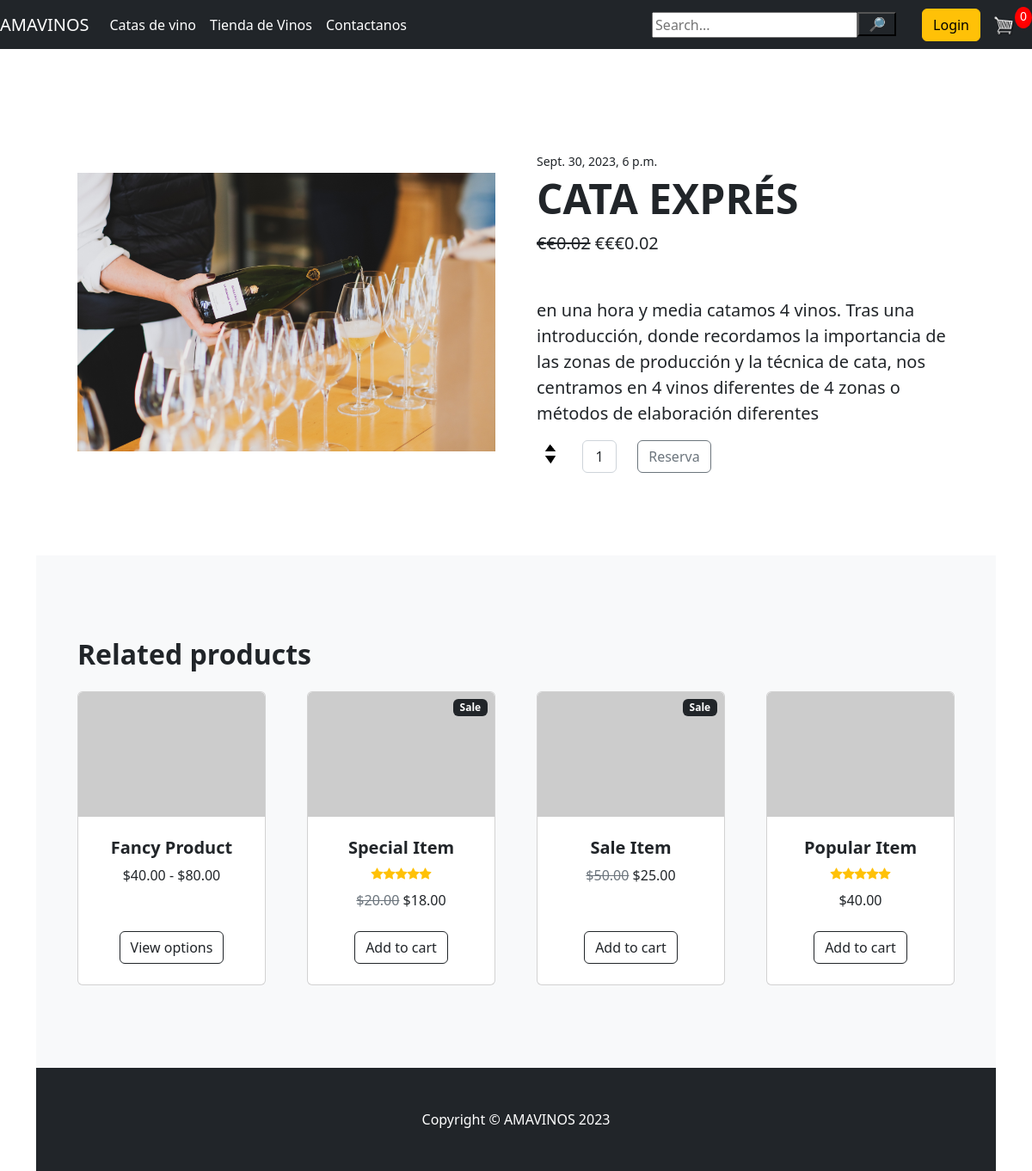
The page /cata-de-vinos/cata-expres/ on the database its author committed.
### store/models.py (models this page shows, shortened)
class Product(models.Model):
	id = models.BigAutoField(primary_key=True)
	name = models.CharField(max_length=200)
	slug=models.SlugField(blank=True)
	price = models.IntegerField()
	digital = models.BooleanField(default=False,null=True, blank=True)
	image = models.ImageField(null=True, blank=True)
	category=models.ForeignKey(Category, on_delete=models.SET_NULL, null=True, blank=True)
	description=models.CharField(max_length=1000,null=True, blank=True)
	@property
	def imageURL(self):
		try:
			url = self.image.url
		except:
			url = ''
		return url
	def display_price(self):
		return "€{:.2f}".format(self.price/100.0)

class Cata(Product):
	date=models.DateTimeField(null=True, blank=True)
	duration=models.CharField(max_length=50, default='2 horas')
	location=models.CharField(max_length=50, default='Calle Antillano Campos, 5')

### store/views.py (the view)
# urls.py: path('cata-de-vinos/<slug:slug>/', views.event_detail, name='event_detail'),   #devo capire come mettere l'evento giusto
def event_detail(request, slug):
	data=cartData(request)
	cartItems = data['cartItems']
	order = data['order']
	items = data['items']
	product = get_object_or_404(Cata, slug=slug)
	context = {'product': product, 'cartItems': cartItems}
	return render(request, 'store/event_detail.html', context)

### store/utils.py (called while the page is built, shortened)
def cookieCart(request):
	try:
		cart = json.loads(request.COOKIES['cart'])
	except:
		cart = {}
		print('CART:', cart)
	items = []
	order = {'get_cart_total':0, 'get_cart_items':0, 'shipping':False}
	cartItems = order['get_cart_items']
	return {'cartItems':cartItems ,'order':order, 'items':items}

def cartData(request):
	if request.user.is_authenticated:
		customer = request.user.customer
		order, created = Order.objects.get_or_create(customer=customer, complete=False)
		items = order.orderitem_set.all()
		cartItems = order.get_cart_items
	else:
		cookieData = cookieCart(request)
		cartItems = cookieData['cartItems']
		order = cookieData['order']
		items = cookieData['items']
	return {'cartItems':cartItems ,'order':order, 'items':items}

### store/templates/store/event_detail.html (shortened to what this page needs)
{% extends 'store/main.html' %}
{% load static %}
{% block content %}
<!DOCTYPE html>
<html lang="en">
    <head>
        <link href="https://cdn.jsdelivr.net/npm/bootstrap-icons@1.5.0/font/bootstrap-icons.css" rel="stylesheet" />
        <link href="css/styles.css" rel="stylesheet" />
    </head>
    <body>
        <section class="py-5">
            <div class="container px-4 px-lg-5 my-5">
                <div class="row gx-4 gx-lg-5 align-items-center">
                    <div class="col-md-6"><img class="card-img-top mb-5 mb-md-0" src={{product.imageURL}} alt="{{product.name}}" /></div>
                    <div class="col-md-6">
                        <div class="small mb-1">{{product.date}}</div>
                        <h1 class="display-5 fw-bolder">{{product.name}}</h1>
                        <div class="fs-5 mb-5">
                            <span class="text-decoration-line-through">€{{product.display_price}}</span>
                            <span>€€{{product.display_price}}</span>
                        </div>
                        <p class="lead">{{product.description}}</p>
                        <div class="d-flex">
                            <p class="quantity">{{item.quantity}}</p>
                            <div class="quantity">
                                <div class="row">
                                    <div class="col-2">
                                        <img data-product="{{item.product.id}}" data-action="add" class="chg-quantity update-cart" src="{% static  'images/arrow-up.png' %}">
                                        <img data-product="{{item.product.id}}" data-action="remove" class="chg-quantity update-cart" src="{% static  'images/arrow-down.png' %}">
                                    </div>
                                    <div class="col-3">
                                        <input class="form-control text-center me-3" id="inputQuantity" type="num" value="1" style="max-width: 3rem; vertical-align: middle;" />
                                    </div>
                                    <div class="col-3">
                                        <button data-product="{{product.id}}" data-action="add" class="btn btn-outline-secondary add-btn update-cart">Reserva</button>
                                    </div>
                                    <div class="col-2">
                                    </div>
                                </div>
                            </div>
                        </div>
                    </div>
                </div>
            </div>
        </section>
        <section class="py-5 bg-light">
            <div class="container px-4 px-lg-5 mt-5">
                <h2 class="fw-bolder mb-4">Related products</h2>
                <div class="row gx-4 gx-lg-5 row-cols-2 row-cols-md-3 row-cols-xl-4 justify-content-center">
                    <div class="col mb-5">
                        <div class="card h-100">
                            <img class="card-img-top" src="https://dummyimage.com/450x300/dee2e6/6c757d.jpg" alt="..." />
                            <div class="card-body p-4">
                                <div class="text-center">
                                    <h5 class="fw-bolder">Fancy Product</h5>
                                    $40.00 - $80.00
                                </div>
                            </div>
                            <div class="card-footer p-4 pt-0 border-top-0 bg-transparent">
                                <div class="text-center"><a class="btn btn-outline-dark mt-auto" href="#">View options</a></div>
                            </div>
                        </div>
                    </div>
                    <div class="col mb-5">
                        <div class="card h-100">
                            <div class="badge bg-dark text-white position-absolute" style="top: 0.5rem; right: 0.5rem">Sale</div>
                            <img class="card-img-top" src="https://dummyimage.com/450x300/dee2e6/6c757d.jpg" alt="..." />
                            <div class="card-body p-4">
                                <div class="text-center">
                                    <h5 class="fw-bolder">Special Item</h5>
                                    <div class="d-flex justify-content-center small text-warning mb-2">
                                        <div class="bi-star-fill"></div>
                                        <div class="bi-star-fill"></div>
                                        <div class="bi-star-fill"></div>
                                        <div class="bi-star-fill"></div>
                                        <div class="bi-star-fill"></div>
                                    </div>
                                    <span class="text-muted text-decoration-line-through">$20.00</span>
                                    $18.00
                                </div>
                            </div>
                            <div class="card-footer p-4 pt-0 border-top-0 bg-transparent">
                                <div class="text-center"><a class="btn btn-outline-dark mt-auto" href="#">Add to cart</a></div>
                            </div>
                        </div>
                    </div>
                    <div class="col mb-5">
                        <div class="card h-100">
                            <div class="badge bg-dark text-white position-absolute" style="top: 0.5rem; right: 0.5rem">Sale</div>
                            <img class="card-img-top" src="https://dummyimage.com/450x300/dee2e6/6c757d.jpg" alt="..." />
                            <div class="card-body p-4">
                                <div class="text-center">
                                    <h5 class="fw-bolder">Sale Item</h5>
                                    <span class="text-muted text-decoration-line-through">$50.00</span>
                                    $25.00
                                </div>
                            </div>
                            <div class="card-footer p-4 pt-0 border-top-0 bg-transparent">
                                <div class="text-center"><a class="btn btn-outline-dark mt-auto" href="#">Add to cart</a></div>
                            </div>
                        </div>
                    </div>
                    <div class="col mb-5">
                        <div class="card h-100">
                            <img class="card-img-top" src="https://dummyimage.com/450x300/dee2e6/6c757d.jpg" alt="..." />
                            <div class="card-body p-4">
                                <div class="text-center">
                                    <h5 class="fw-bolder">Popular Item</h5>
                                    <div class="d-flex justify-content-center small text-warning mb-2">
                                        <div class="bi-star-fill"></div>
                                        <div class="bi-star-fill"></div>
                                        <div class="bi-star-fill"></div>
                                        <div class="bi-star-fill"></div>
                                        <div class="bi-star-fill"></div>
                                    </div>
                                    $40.00
                                </div>
                            </div>
                            <div class="card-footer p-4 pt-0 border-top-0 bg-transparent">
                                <div class="text-center"><a class="btn btn-outline-dark mt-auto" href="#">Add to cart</a></div>
                            </div>
                        </div>
                    </div>
                </div>
            </div>
        </section>
        <footer class="py-5 bg-dark">
            <div class="container"><p class="m-0 text-center text-white">Copyright &copy; AMAVINOS 2023</p></div>
        </footer>
    </body>
</html>
{% endblock content %}

### static/css/main.css (style rules this page uses)
body { background-color: hsl(0, 0%, 98%); }
h1,h2,h3,h4,h5,h6 { color:hsl(0, 0%, 30%); }
.bg-dark { background-color: #4f868c!important; }
.btn { border-radius: 0; }
.quantity { display: inline-block; font-weight: 700; padding-right:10px; }
.chg-quantity { width: 12px; cursor: pointer; display: block; margin-top: 5px; transition:.1s; }
.card { height: 519px; width: auto; overflow: hidden; margin: 0 auto; display: flex; justify-content: center; align-items: center; }

### store/templates/store/main.html (style rules this page uses)
body, html { margin: 0; padding: 0; height: 100%; width: 100%; background-color: white; }

### rows shown on the page
Product: imageURL (picture), name "CATA EXPRÉS", description "en una hora y media catamos 4 vinos. Tras una introducción, donde recordamos la importancia de las zonas de producción y la técnica de cata, nos centramos en 4 vinos diferentes de 4 zonas o métodos de elaboración diferentes"
Cata: date "Sept. 30, 2023, 6 p.m.", display_price "€0.02"

### other values the page prints
{{ cartItems }} "0"
